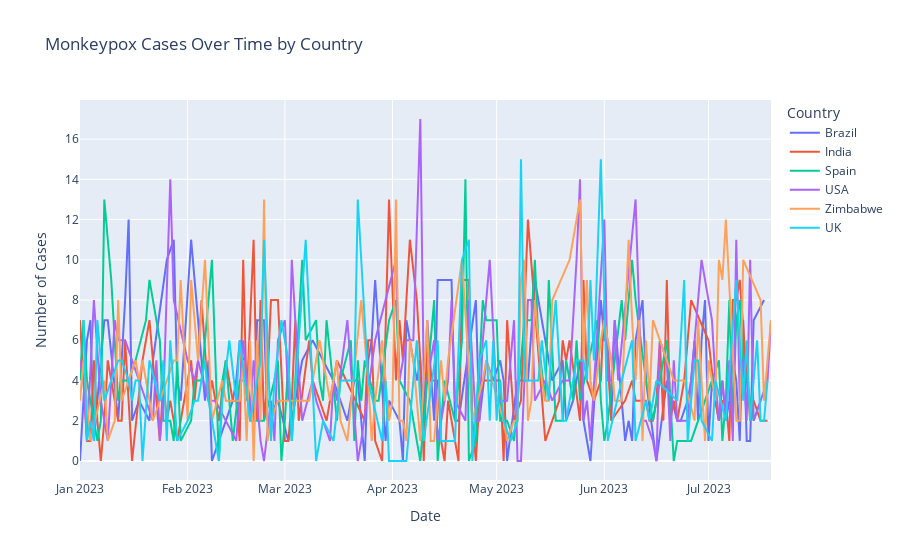

This figure's notebook cell:
### Markdown cell above
The age distribution plot shows which age groups are most affected by the outbreak, while the gender distribution plot provides
insight into any gender disparities in infection rates.

### Code cell
#Interactive Visualization - Cases Over Time by Country to explore how the number of cases changed over time 
#in different countries.
# Aggregating data by date and country
time_country_data = df.groupby(['Date', 'Country']).agg({'Cases': 'sum'}).reset_index()

# Creating an interactive line plot using Plotly
fig = px.line(time_country_data, x='Date', y='Cases', color='Country', 
              title='Monkeypox Cases Over Time by Country')
fig.update_layout(xaxis_title='Date', yaxis_title='Number of Cases')
fig.show()
